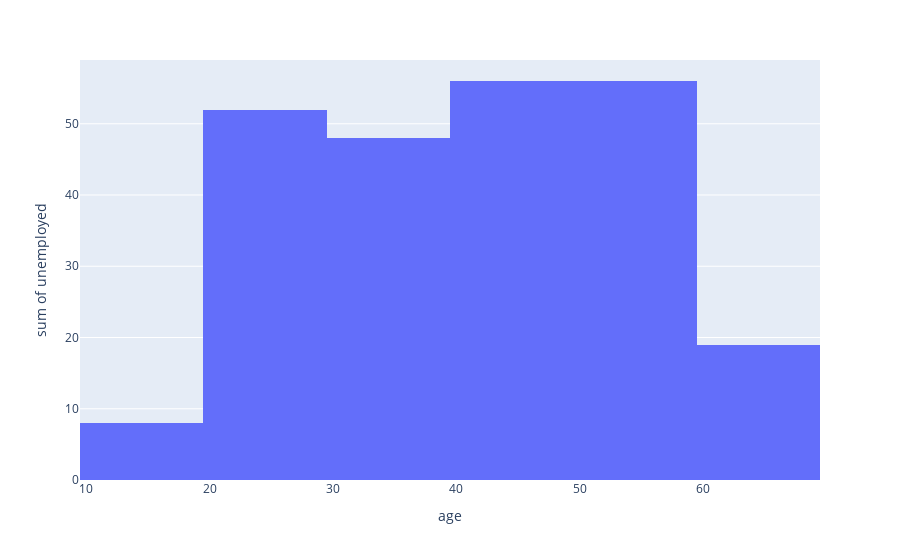

Write notebook code for a chart like this one.
### Markdown cell above
### Did older employees have a higher risk of becoming unemployed during the financial crisis 2008/2009?

### Code cell
fig = px.histogram(employment, x="age", y="unemployed", nbins=5)
fig.show()

### Figure 1 — Plotly figure (JSON) as saved in the notebook; plotly's stock layout.template omitted (floating-point values rounded to 4 significant figures; data arrays with more than 128 entries replaced by an {"elided": "..."} marker saying what was removed)
{"data": [{"alignmentgroup": "True", "bingroup": "x", "histfunc": "sum", "hovertemplate": "age=%{x}<br>sum of unemployed=%{y}<extra></extra>", "legendgroup": "", "marker": {"color": "#636efa", "pattern": {"shape": ""}}, "name": "", "nbinsx": 5, "offsetgroup": "", "orientation": "v", "showlegend": false, "type": "histogram", "x": {"elided": "4977 int values"}, "xaxis": "x", "y": {"elided": "4977 int values"}, "yaxis": "y"}], "layout": {"barmode": "relative", "legend": {"tracegroupgap": 0}, "margin": {"t": 60}, "xaxis": {"anchor": "y", "domain": [0, 1], "title": {"text": "age"}}, "yaxis": {"anchor": "x", "domain": [0, 1], "title": {"text": "sum of unemployed"}}}}
